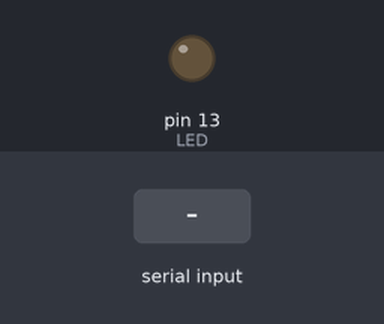
Simulated run of this sketch. Board: Arduino Uno, built with avr-gcc and run on an emulated ATmega328P. Shown: output pins drawn as LEDs (lit = HIGH). Inputs (shaded band) come from the test bench. What the sketch prints to the serial monitor is not drawn.

Above: at 1.2 s.
1.3 s: "1" received over Serial
At 2.3 s:
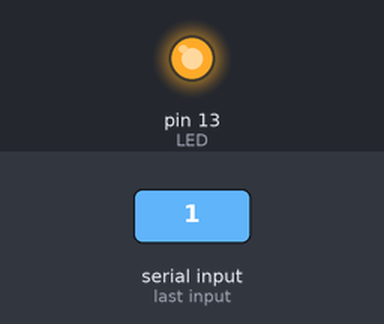
2.8 s: "2" received over Serial
At 3.8 s:
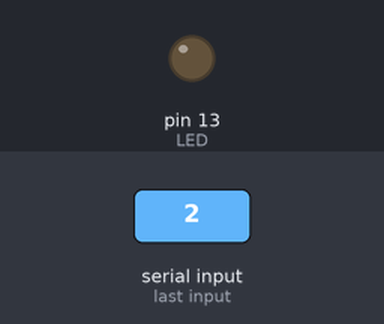
Timing chart, 0 to 5.8 s (numbered marks = the images above; inputs shaded):
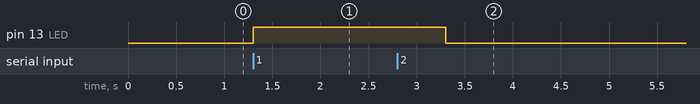

Measured:
- after the input at 1.3 s, pin 13 (LED): LOW → HIGH at once
- after the input at 2.8 s, pin 13 (LED): HIGH → LOW after 0.50 s

The sketch:

switchcase.ino
```cpp
// 從序列埠控制 LED 開關，使用switch..case

const byte LED = 13;
char val;     		// 儲存接收資料的變數，採字元類型

void setup() {
  pinMode(LED, OUTPUT);
  Serial.begin(9600);
  Serial.println("輸入1:亮燈，0:暗燈，2:閃爍");
}

void loop() {
  if( Serial.available() ) {
    val = Serial.read();
    switch (val) {
    case '0':
      digitalWrite(LED, LOW);
      Serial.print("LED OFF");
      break;
    case '1':
      digitalWrite(LED, HIGH);
      Serial.print("LED ON");
      break;
    case '2':
      digitalWrite(13, HIGH);
      delay(500);
      digitalWrite(13, LOW);
      delay(500);
      break;
    }
  }
}
```
